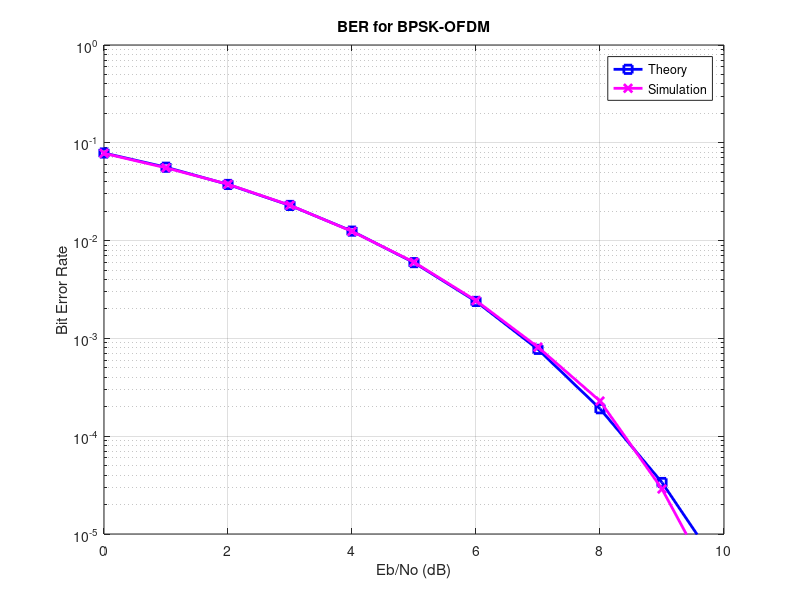

Source code (MATLAB):
nFFT = 64;          
nDSC = 52;          
nSym = 1e4;         
EbN0dB = 0:10;      
EsN0dB = EbN0dB + 10*log10(nDSC/nFFT) + 10*log10(64/80); 
nErr = zeros(1, length(EbN0dB));
for ii = 1:length(EbN0dB)
    ipBit = rand(1, nDSC * nSym) > 0.5; 
    ipMod = 2 * ipBit - 1;              
    ipMod = reshape(ipMod, nDSC, nSym).'; 
    xF = [zeros(nSym, 6), ipMod(:, 1:nDSC/2), zeros(nSym, 1), ipMod(:, nDSC/2+1:nDSC), zeros(nSym, 5)];
    xt = (nFFT/sqrt(nDSC)) * ifft(fftshift(xF.')).';
    xt = [xt(:, 49:64), xt];
    xt = reshape(xt.', 1, nSym * 80);
    nt = (1/sqrt(2)) * (randn(1, nSym * 80) + 1j * randn(1, nSym * 80));
    yt = sqrt(80/64) * xt + 10^(-EsN0dB(ii)/20) * nt;
    yt = reshape(yt.', 80, nSym).';
    yt = yt(:, 17:80);
    yF = (sqrt(nDSC)/nFFT) * fftshift(fft(yt.')).';
    yMod = yF(:, [6+(1:nDSC/2), 7+(nDSC/2+1:nDSC)]);
    ipModHat = sign(real(yMod)); 
    ipBitHat = (ipModHat + 1) / 2;
    ipBitHat = reshape(ipBitHat.', nDSC * nSym, 1).';
    nErr(ii) = sum(ipBitHat ~= ipBit);
end
simBer = nErr / (nSym * nDSC);
theoryBer = 0.5 * erfc(sqrt(10.^(EbN0dB/10)));
figure;
semilogy(EbN0dB, theoryBer, 'bs-', 'LineWidth', 2);
hold on;
semilogy(EbN0dB, simBer, 'mx-', 'LineWidth', 2);
axis([0 10 1e-5 1]);
grid on;
legend('Theory', 'Simulation');
xlabel('Eb/No (dB)');
ylabel('Bit Error Rate');
title('BER for BPSK-OFDM');
